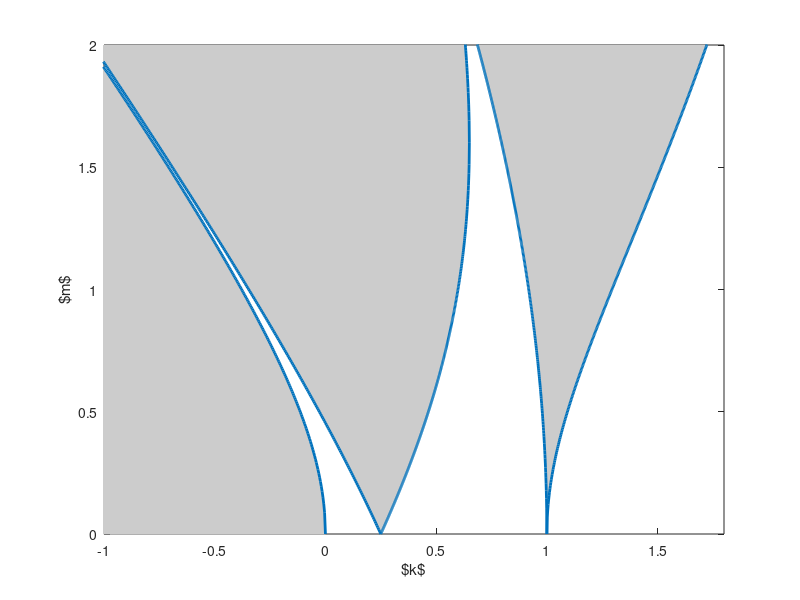

Source code (MATLAB):
%Plot APPROXIMATE Mathieu curves according to:
%Analytical expressions for stability regions in the Ince–Strutt diagram of Mathieu equation 
%Eugene I. Butikov, Am. J. Phys. 86, 257–267 (2018), https://doi.org/10.1119/1.5021895

%%%%%%%%%%%%%%%%%%%%%%%%%
cb=[0 0.4470 0.7410];
cr=[0.8500 0.3250 0.0980];
cg=[1 1 1]*0.8;
lw=2;
Npts=400;
L=-1;R=1.8;T=2; % Left, Right, Top
k1=linspace(L-0.5,0,Npts);
k2=linspace(L-0.5,0.25,Npts);
k3m=linspace(0.25,13/20,Npts);
k3p=linspace(13/20,0.25,Npts);
k4=linspace(13/20,1,Npts);
k5=linspace(1,R,Npts);
m1=2*sqrt((k1.*(k1-1).*(k1-4))./(3*k1-8));
m2=0.25*(sqrt((9-4*k2).*(13-20*k2))-(9-4*k2));
m3p=0.25*(9-4*k3p+sqrt((9-4*k3p).*(13-20*k3p)));
m3m=0.25*(9-4*k3m-sqrt((9-4*k3m).*(13-20*k3m)));
m4=sqrt((2*(k4-1).*(k4-4).*(k4-9))./(k4-5));
m5=2*sqrt((k5.*(k5-1).*(k5-4))./(3*k5-8));
k3=[k3m,k3p];
m3=[m3m,m3p];

%Cut to box:
D=T/10; % to make sure that we do not miss pts inside box
i1=find(k1>=L-D & k1<=R+D & m1<=T+D); m1=m1(i1);k1=k1(i1);
i2=find(k2>=L-D & k2<=R+D & m2<=T+D); m2=m2(i2);k2=k2(i2);
i3=find(k3>=L-D & k3<=R+D & m3<=T+D); m3=m3(i3);k3=k3(i3);
i4=find(k4>=L-D & k4<=R+D & m4<=T+D); m4=m4(i4);k4=k4(i4);
i5=find(k5>=L-D & k5<=R+D & m5<=T+D); m5=m5(i5);k5=k5(i5);

%areas to shade
x1=[k1 k1(1) k1(1)];
y1=[m1  0    m1(1)];
x2=[k2 k3];
y2=[m2 m3];
x3=[k4 k5];
y3=[m4 m5];

figure(2);clf
fill(x1,y1,cg,'EdgeColor',cg)
hold on
fill(x2,y2,cg,'EdgeColor',cg)
fill(x3,y3,cg,'EdgeColor',cg)
plot(k1,m1,'-','Color',cb,'LineWidth',lw)
plot(k2,m2,'-','Color',cb,'LineWidth',lw)
plot(k3,m3,'-','Color',cb,'LineWidth',lw)
plot(k4,m4,'-','Color',cb,'LineWidth',lw)
plot(k5,m5,'-','Color',cb,'LineWidth',lw)
hold off
axis([L R 0 T])

xlabel('$k$')
ylabel('$m$')
